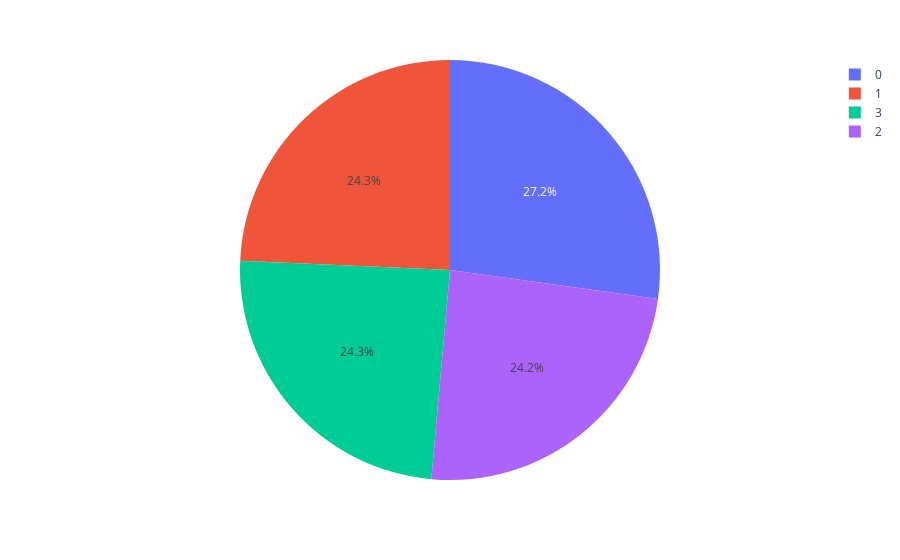

The notebook cell this image was saved under:
### Code cell
import plotly.express as px
pie = insurance_data["region"].value_counts()
regions = pie.index
population = pie.values
fig = px.pie(insurance_data, values=population, names=regions)
fig.show()

### Figure 1 — Plotly figure (JSON) as saved in the notebook; plotly's stock layout.template omitted (floating-point values rounded to 4 significant figures)
{"data": [{"domain": {"x": [0, 1], "y": [0, 1]}, "hovertemplate": "label=%{label}<br>value=%{value}<extra></extra>", "labels": [0, 1, 3, 2], "legendgroup": "", "name": "", "showlegend": true, "type": "pie", "values": [364, 325, 325, 324]}], "layout": {"legend": {"tracegroupgap": 0}, "margin": {"t": 60}}}
